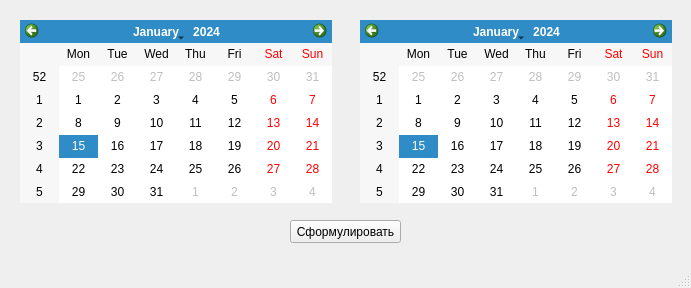
<?xml version="1.0" encoding="UTF-8"?>
<ui version="4.0">
 <class>MainWindow</class>
 <widget class="QMainWindow" name="MainWindow">
  <property name="geometry">
   <rect>
    <x>0</x>
    <y>0</y>
    <width>691</width>
    <height>288</height>
   </rect>
  </property>
  <property name="windowTitle">
   <string>Сформулировать график</string>
  </property>
  <widget class="QWidget" name="centralwidget">
   <widget class="QCalendarWidget" name="calendarWidget">
    <property name="geometry">
     <rect>
      <x>20</x>
      <y>20</y>
      <width>312</width>
      <height>183</height>
     </rect>
    </property>
   </widget>
   <widget class="QCalendarWidget" name="calendarWidget_2">
    <property name="geometry">
     <rect>
      <x>360</x>
      <y>20</y>
      <width>312</width>
      <height>183</height>
     </rect>
    </property>
   </widget>
   <widget class="QPushButton" name="pushButton">
    <property name="geometry">
     <rect>
      <x>290</x>
      <y>220</y>
      <width>111</width>
      <height>23</height>
     </rect>
    </property>
    <property name="text">
     <string>Сформулировать</string>
    </property>
   </widget>
  </widget>
  <widget class="QMenuBar" name="menubar">
   <property name="geometry">
    <rect>
     <x>0</x>
     <y>0</y>
     <width>691</width>
     <height>21</height>
    </rect>
   </property>
  </widget>
  <widget class="QStatusBar" name="statusbar"/>
 </widget>
 <resources/>
 <connections/>
</ui>
